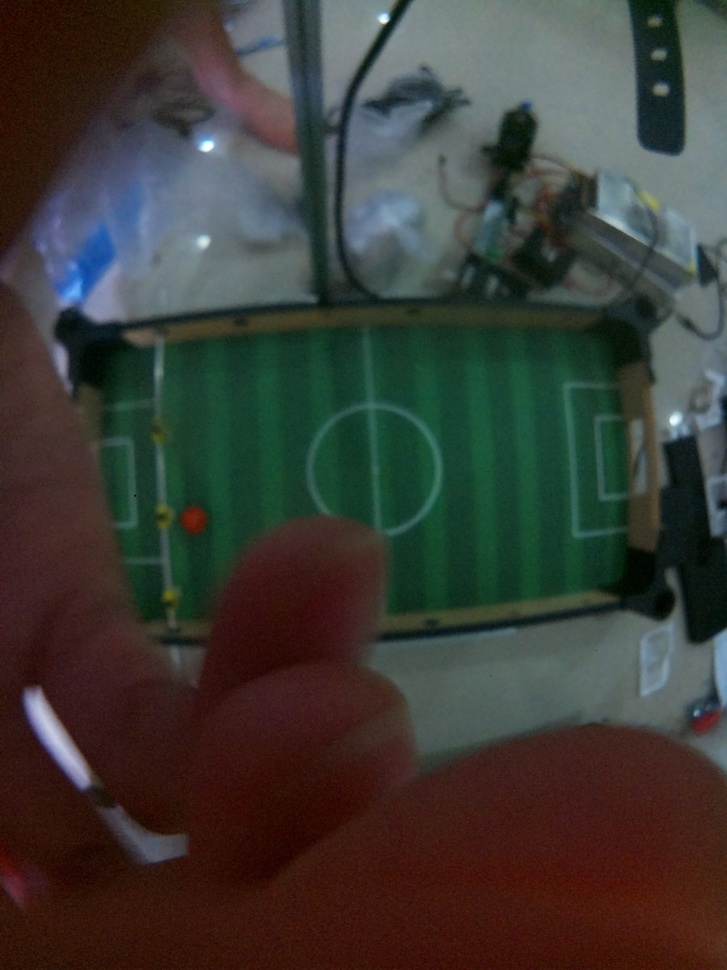
#> input picture software/camera/imagetest.jpg, 727 x 970 px, shrunk from 900 x 1200 before the run, given in place of video.mp4, which was not available
$ python cvtest.py
#> lines starting #> are read from the running program, lines starting #| are printed output that depends on the picture; after the words box and inside, x2 and y2 are one past the last pixel; in counts of white or black regions, pixels touching at a corner belong together; long printed decimals are rounded; pictures that were not available may be replaced by others from this repository, and a replacement may not be noted
import cv2
import numpy as np
import math as m

# Ball position vars
ballx, bally = 0,0

width, height = 300, 500

# Ball hsv vals
ball_min = [38, 0.70, 0.10] #[9, 0.60, 0.10] #hex_to_hsv(hex_color_min)
ball_max = [50, 1, 0.75] #[13, 1, 0.75] #hex_to_hsv(hex_color_max)

# Scale HSV values for OpenCV (OpenCV uses 0-180 for H, 0-255 for S and V)
ball_min = np.array([ball_min[0] / 2, ball_min[1] * 255, ball_min[2] * 255], dtype=np.uint8)
ball_max = np.array([ball_max[0] / 2, ball_max[1] * 255, ball_max[2] * 255], dtype=np.uint8)

# Green hsv vals
green_min = np.array([60, 110, 30], dtype=np.uint8)
green_max = np.array([85, 255, 155], dtype=np.uint8)

# Blank field frame
blank_image = np.zeros((width, height,3), np.uint8)

# Load the video
video = cv2.VideoCapture("video.mp4")
if not video.isOpened():
    print("Error: Could not load video.")
    exit()

# Saved video properties
frame_width = int(video.get(cv2.CAP_PROP_FRAME_WIDTH))
frame_height = int(video.get(cv2.CAP_PROP_FRAME_HEIGHT))
fps = int(video.get(cv2.CAP_PROP_FPS))

# Define the codec and create VideoWriter
output_video = cv2.VideoWriter(
    "output_detected_ball.mp4",
    cv2.VideoWriter_fourcc(*"mp4v"),
    fps,
    (frame_width, frame_height)
)

while True:
    ret, frame = video.read()
#> frame is the input picture: shape (970, 727, 3); mean B, G, R 54.4, 59.8, 60.4
    if not ret:
        break

    # Refresh frame
    blank_image = np.zeros((width, height,3), np.uint8)

    # Convert the frame to HSV
    hsv_frame = cv2.cvtColor(frame, cv2.COLOR_BGR2HSV)
#> hsv_frame: shape (970, 727, 3); mean H, S, V 56.3, 122.8, 74.9

    # Create a mask for the green color range
    green_mask = cv2.inRange(hsv_frame, green_min, green_max)
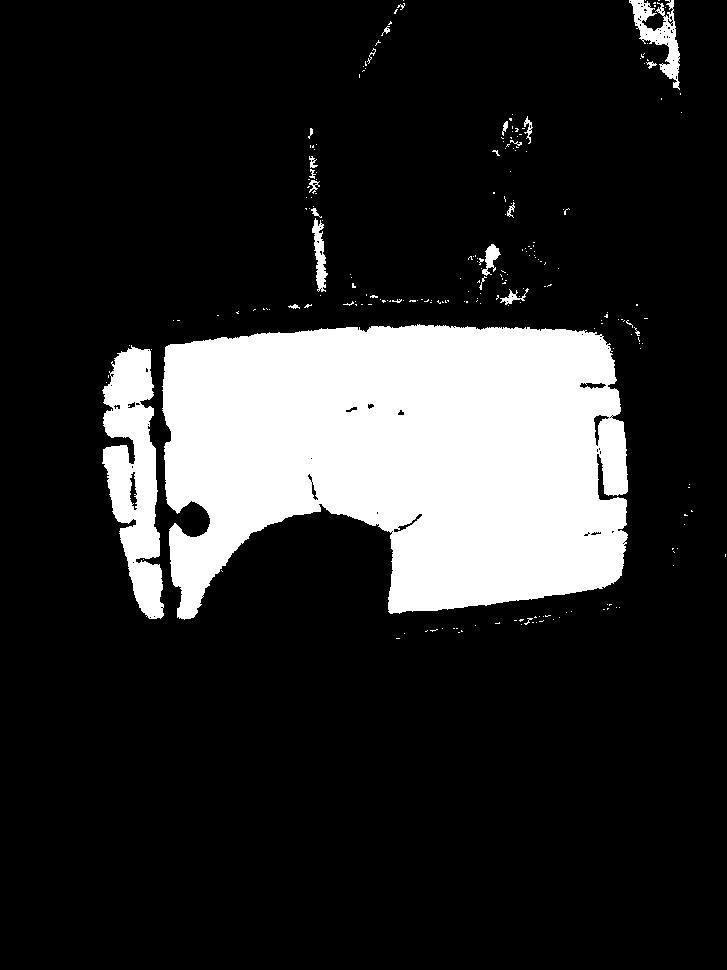
#> green_mask: shape (970, 727); 17.3% white; 231 white regions (207 under 20 px), largest, box (x1, y1, x2, y2) and area: (162, 324, 628, 620) 107854, (102, 345, 164, 619) 9946, (629, 0, 680, 90) 1650

    # Create a mask for the ball's color range
    ball_mask = cv2.inRange(hsv_frame, ball_min, ball_max)
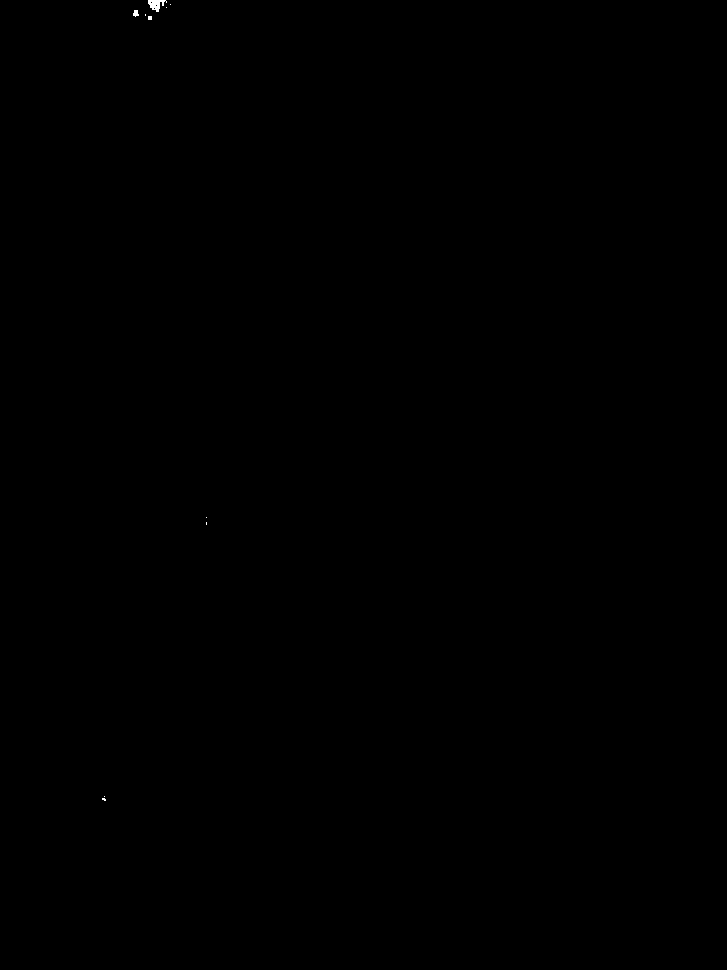
#> ball_mask: shape (970, 727); 0.03% white; 10 white regions (8 under 20 px)

    # Find contours of the masked regions
    greencontours, _ = cv2.findContours(green_mask, cv2.RETR_EXTERNAL, cv2.CHAIN_APPROX_SIMPLE)
#> greencontours = 231 contours, 218 with area under 20; largest, box (x1, y1, x2, y2) and area: (162, 324, 628, 620) 107430, (102, 345, 164, 619) 9760, (629, 0, 680, 90) 1515, (312, 218, 328, 292) 504, (482, 244, 501, 276) 233

    ballcontours, _ = cv2.findContours(ball_mask, cv2.RETR_EXTERNAL, cv2.CHAIN_APPROX_SIMPLE)
#> ballcontours = 10 contours, 8 with area under 20; largest, box (x1, y1, x2, y2) and area: (148, 0, 167, 12) 100, (133, 10, 139, 17) 20

    # Find the largest green contour and draw it
    greenarea = 0
    boxpts = []
    for contour in greencontours:
        if cv2.contourArea(contour) > greenarea:
            greenarea = cv2.contourArea(contour)
            # print(cv2.contourArea(contour))
            rect = cv2.minAreaRect(contour)
            boxpts = cv2.boxPoints(rect)
            boxpts = np.intp(boxpts)
#> this loop made 231 passes
#> (greenarea, rect, boxpts) on passes 50, 58: (9760.5, ((130.2, 482.2), (54.52, 274), -2.63), [[109, 620], [96, 346], [151, 344], [163, 617]]), (107430, ((395.5, 469), (462.3, 288), -2.39), [[170, 622], [158, 334], [620, 315], [632, 603]])
#> contour on passes 1, 2, 3, 5, 7, 8: [[396, 638], [399, 638]], [[404, 633]], [[458, 632], [459, 632]], [[427, 630], [426, 631], [425, 631], [426, 631]], [[456, 628], [457, 628]], [[453, 628], [454, 628]]
#> after the loop, greenarea = 107430
    cv2.drawContours(frame,[boxpts],0,(0,0,255),2)
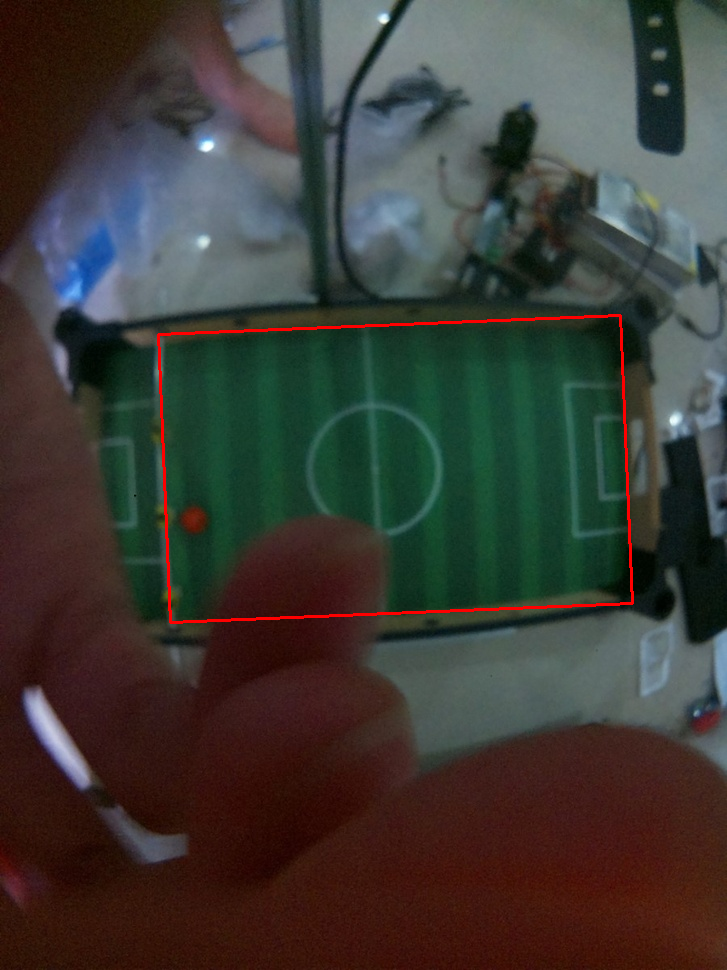
#> frame: shape (970, 727, 3); 0.64% of pixels changed, all inside (x1, y1, x2, y2) = (157, 314, 634, 624)
    print(boxpts)
#| [[170 622]
#|  [158 334]
#|  [620 315]
#|  [632 603]]
    # Find the largest ball contour and draw it
    maxball = 0
    for contour in ballcontours:
        ((x, y), radius) = cv2.minEnclosingCircle(contour)
        if cv2.pointPolygonTest(boxpts,(x,y),True) > 0 and radius > maxball:
            maxball = radius
            ballx, bally = x, y
#> this loop made 10 passes
#> (contour, x, y, radius, maxball, ballx, bally) on pass 3: ([[206, 522], [206, 524]], 206, 523, 1, 1, 206, 523)
#> (x, y, radius) on passes 1, 2, 4, 7, 8, 9: (103.5, 799, 1.8), (104, 796, 0.0001), (206, 517, 0.0001), (135.5, 12.9, 3.27), (166, 7, 0.0001), (170, 4, 0.0001)
#> after the loop, ballx = 206; bally = 523; maxball = 1
    cv2.circle(frame, (int(ballx), int(bally)), int(maxball), (0, 255, 0), 2)
#> frame: shape (970, 727, 3); under 0.01% of pixels changed, all inside (x1, y1, x2, y2) = (204, 521, 209, 526)
    cv2.circle(frame, (int(ballx), int(bally)), 3, (0, 255, 255), -1)
#> frame: shape (970, 727, 3); mean B, G, R 54.1, 59.4, 61.7
    print(f"max ball radius: {maxball} ({ballx}, {bally})")
#| max ball radius: 1.000 (206.0, 523.0)

    [pt4x, pt4y] = boxpts[3]
#> pt4x = 632; pt4y = 603
    [pt3x, pt3y] = boxpts[2]
#> pt3x = 620; pt3y = 315
    [pt1x, pt1y] = boxpts[0]
#> pt1x = 170; pt1y = 622
    last = height
    height = int(m.sqrt((pt3x-pt4x)**2 + (pt3y-pt4y)**2))
#> height = 288
    width = int(m.sqrt((pt1x-pt4x)**2 + (pt1y-pt4y)**2))
#> width = 462
    print(f"width: {width} height: {height}")
#| width: 462 height: 288
    if width > height:
        last = height
#> last = 288
        height = width
#> height = 462
        width = last
#> width = 288

    field = cv2.RotatedRect(center = (1,1), size =  (1,1), angle = 0.1)

    field = cv2.minAreaRect(boxpts) #cv2.RotatedRect(point1 = boxpts[0], point2 = boxpts[1], point3 = boxpts[2])
#> field = ((395, 468.5), (462.5, 288.2), -2.35)
    print(type(field))
#| <class 'tuple'>
    angle_rad = m.radians(90-field[2])  #Negative to reverse rotation
#> angle_rad = 1.61
    print(angle_rad)
#| 1.612
    # Translate the point relative to the rectangle center
    # translated_point = (ballx - field[0][0], field[0][1] - bally)
    print("point4: " + str(pt1x), str(pt1y))
#| point4: 170 622
    print("ball: "+ str(ballx), str(bally))
#| ball: 206.0 523.0
    translated_point = (ballx - pt1x, bally - pt1y)
#> translated_point = (36, -99)
    print(translated_point)
#| (36.0, -99.0)

    # Rotate the point
    x_prime = (translated_point[0] * np.cos(angle_rad) -
               translated_point[1] * np.sin(angle_rad))
#> x_prime = 97.44
    y_prime = (translated_point[0] * np.sin(angle_rad) +
               translated_point[1] * np.cos(angle_rad))
#> y_prime = 40.04
    print(x_prime, y_prime)
#| 97.437 40.038
    cv2.circle(blank_image, (int(x_prime),int(y_prime)), 10, (0,0,255), -1)
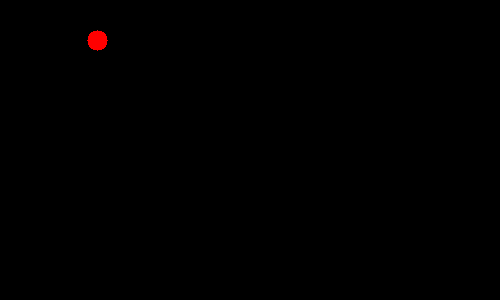
#> blank_image: shape (300, 500, 3); mean of channels 0, 1, 2 0, 0, 0.5; drawn as B, G, R


    # Save and show the results
    output_video.write(frame)
    cv2.imshow("Detected Ball", frame)
    cv2.imshow("Field Mask", green_mask)
    cv2.imshow("Ball Track", blank_image)

    # Break the loop if 'q' is pressed
    if cv2.waitKey(1) & 0xFF == ord('q'):
#> (key q is pressed here)
        break

    # Click to go frame bvy frame
    # cv2.waitKey()

# Release resources
video.release()
cv2.destroyAllWindows()
